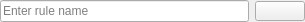
<?xml version="1.0" encoding="UTF-8"?>
<ui version="4.0">
 <class>AttributeRuleWidget</class>
 <widget class="QWidget" name="AttributeRuleWidget">
  <property name="geometry">
   <rect>
    <x>0</x>
    <y>0</y>
    <width>305</width>
    <height>21</height>
   </rect>
  </property>
  <property name="windowTitle">
   <string>Form</string>
  </property>
  <layout class="QGridLayout" name="gridLayout">
   <property name="margin">
    <number>0</number>
   </property>
   <item row="0" column="0">
    <widget class="QLineEdit" name="attributeRuleTypeLineEdit">
     <property name="sizePolicy">
      <sizepolicy hsizetype="MinimumExpanding" vsizetype="Fixed">
       <horstretch>0</horstretch>
       <verstretch>0</verstretch>
      </sizepolicy>
     </property>
     <property name="inputMask">
      <string/>
     </property>
     <property name="placeholderText">
      <string>Enter rule name</string>
     </property>
    </widget>
   </item>
   <item row="0" column="1">
    <widget class="QgsColorButtonV2" name="mColorButton">
     <property name="sizePolicy">
      <sizepolicy hsizetype="Minimum" vsizetype="Fixed">
       <horstretch>0</horstretch>
       <verstretch>0</verstretch>
      </sizepolicy>
     </property>
     <property name="minimumSize">
      <size>
       <width>50</width>
       <height>20</height>
      </size>
     </property>
     <property name="maximumSize">
      <size>
       <width>50</width>
       <height>20</height>
      </size>
     </property>
    </widget>
   </item>
  </layout>
 </widget>
 <customwidgets>
  <customwidget>
   <class>QgsColorButtonV2</class>
   <extends>QToolButton</extends>
   <header>qgis.gui</header>
  </customwidget>
 </customwidgets>
 <resources/>
 <connections/>
</ui>
